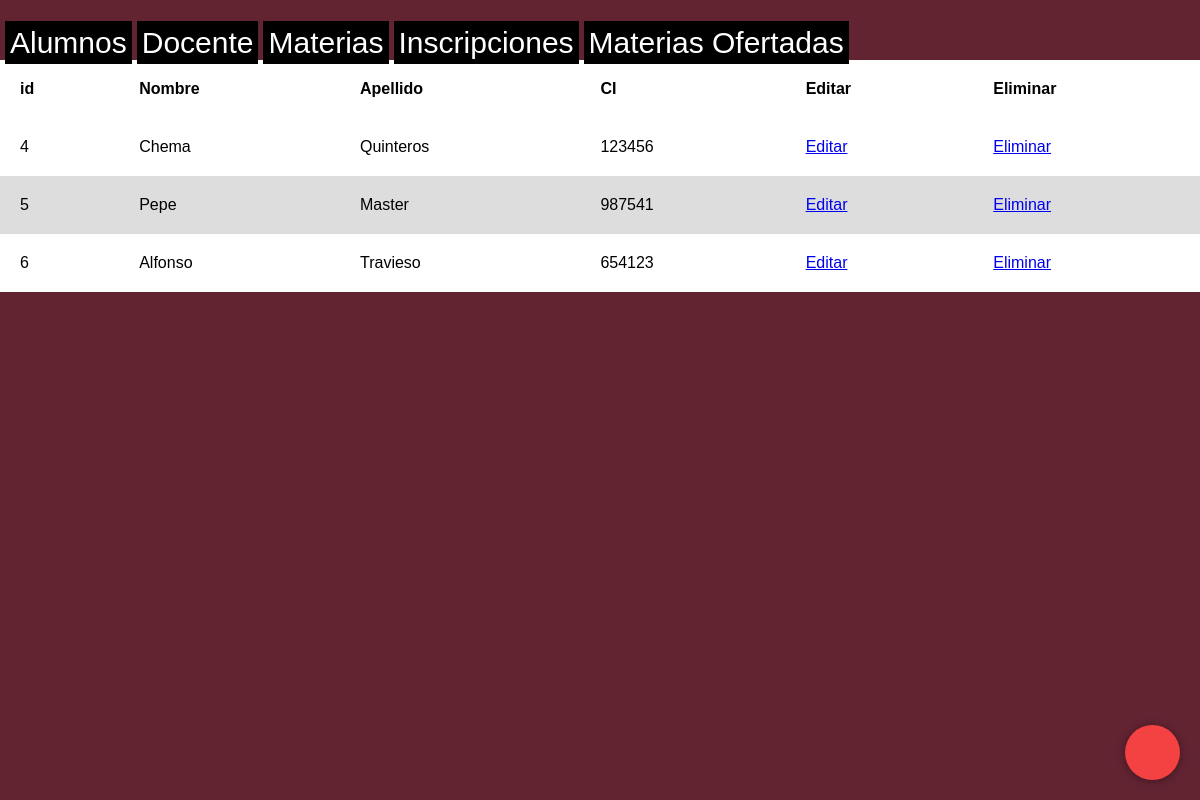
Screenshot of /entidades/docentes with the database file from the repository.
### entidades/models/docente.py (models this page shows, shortened)
class Docente(models.Model):
    GENEROS_CHOICES = [
        (1, 'Masculino'),
        (0, 'Indefinido'),
        (-1, 'Femenino')
    ]
    nombres = models.CharField(max_length=200)
    apellidos = models.CharField(max_length=200)
    ci = models.IntegerField()
    genero = models.IntegerField(choices=GENEROS_CHOICES)

### entidades/views/docente_views.py (the view)
# urls.py: path('', alumno_views.index, name="alumno.index"),
def index(request):
    docente_list = Docente.objects.all()
    template = loader.get_template('docentes/index.html')
    context = {
        'docente_list': docente_list
    }
    return HttpResponse(template.render(context, request))

### templates/docentes/index.html (shortened to what this page needs)
<!DOCTYPE html>
<html lang="en">
<head>
</head>
<body>
<nav>
    <ul class="header_ul">
        <li class="header_ul_home"><a href="{% url 'entidades:alumno.index' %}">Alumnos</a></li>
        <li class="header_ul_home"><a href="{% url 'entidades:docente.index' %}">Docente</a></li>
        <li class="header_ul_home"><a href="{% url 'entidades:materia.index' %}">Materias</a></li>
        <li class="header_ul_home"><a href="{% url 'entidades:inscripciones.index' %}">Inscripciones</a></li>
        <li class="header_ul_home"><a href="{% url 'entidades:ofertamateria.index' %}">Materias Ofertadas</a></li>
    </ul>
</nav>
<div class="container">
    <div class="redes">
    </div>
    <div class="btn-mas">
        <label for="btn-mas" class="fa fa-plus"></label>
    </div>
</div>
<table>
    <tr>
        <th>id</th>
        <th>Nombre</th>
        <th>Apellido</th>
        <th>CI</th>
        <th>Editar</th>
        <th>Eliminar</th>
    </tr>
    <tbody>
    {% for docente in docente_list %}
        <tr>
            <td>{{ docente.pk }}</td>
            <td>{{ docente.nombres }}</td>
            <td>{{ docente.apellidos }}</td>
            <td>{{ docente.ci }}</td>
            <td>
                <a href="{% url 'entidades:docente.edit' docente.pk %}">Editar</a>
            </td>
            <td>
                <a onclick="return confirm('Está seguro que desea eliminar?')"
                   href="{% url 'entidades:docente.delete' docente.pk %}">Eliminar
                </a>
            </td>
        </tr>
    {% endfor %}
    </tbody>
</table>
</body>
</html>

### rows the page displays
Docente: pk "4", nombres "Chema", apellidos "Quinteros", ci "123456"
Docente: pk "5", nombres "Pepe", apellidos "Master", ci "987541"
Docente: pk "6", nombres "Alfonso", apellidos "Travieso", ci "654123"
